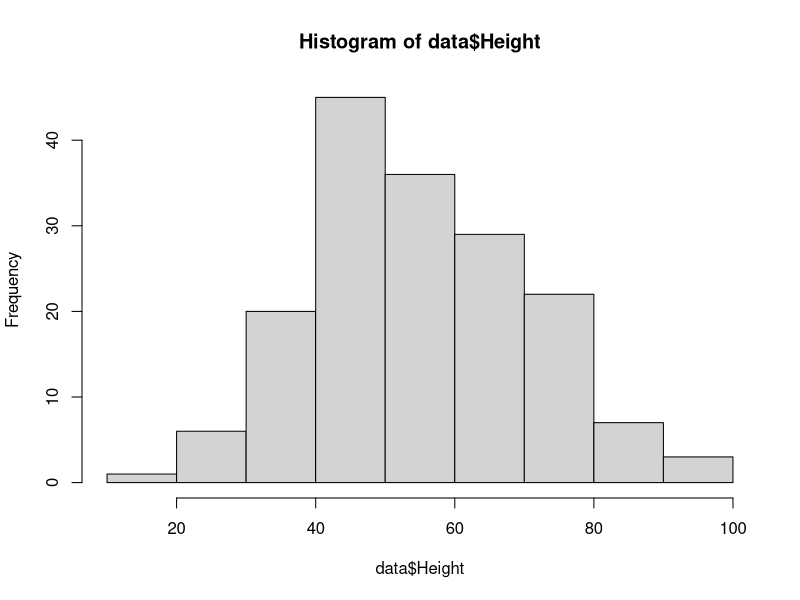
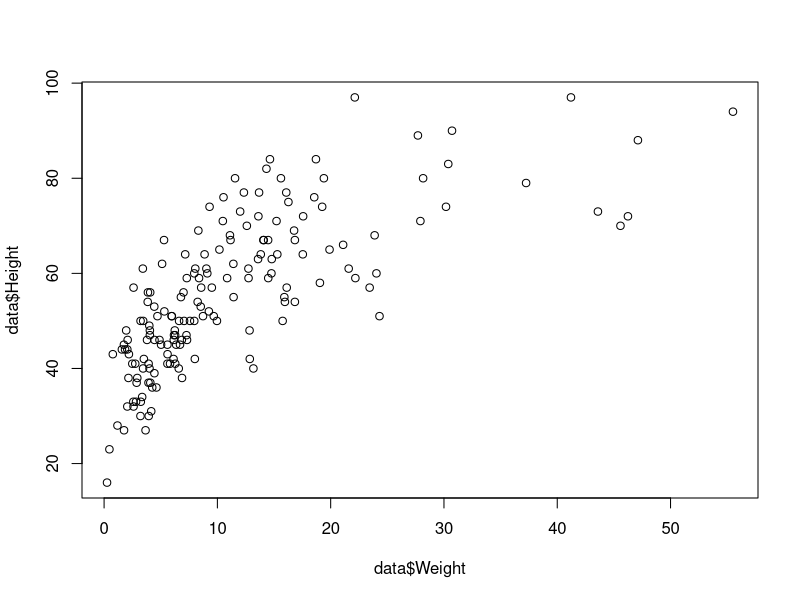
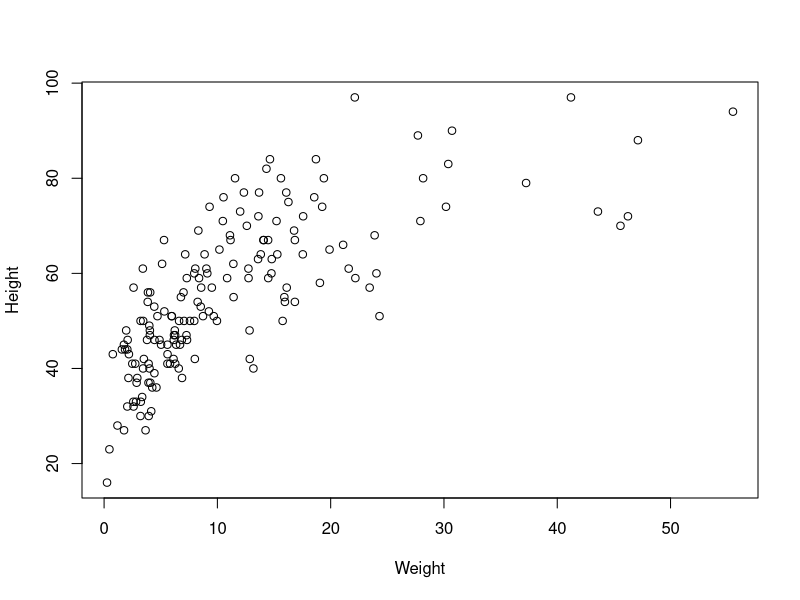
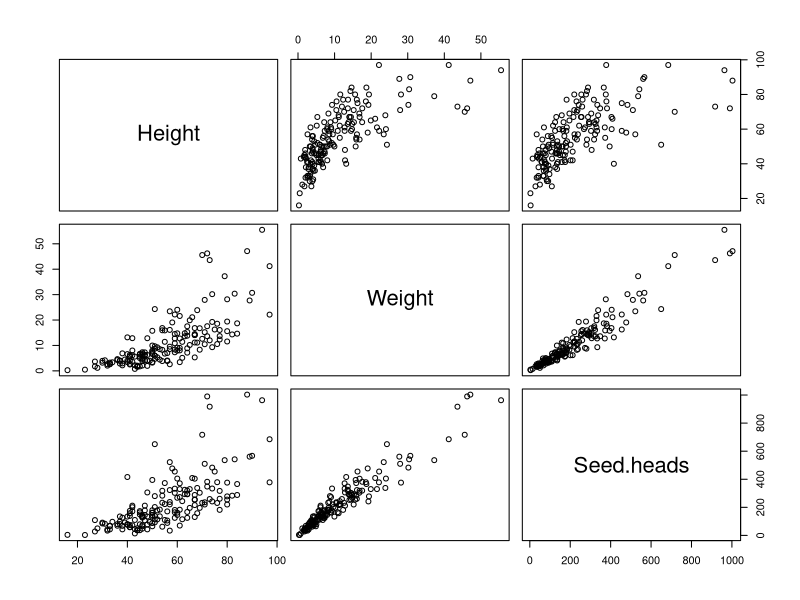

These charts were generated, in order, by the following R code:
## ---- chunk 1
knitr::opts_chunk$set(echo = TRUE)
## ---- chunk 2
file.exists("data/seed_root_herbivores.csv")
## ---- chunk 3

## ---- chunk 4
data<-read.csv("data/seed_root_herbivores.csv")
## ---- chunk 5
head(data) # looking at the first 6 lines of the data
## ---- chunk 6
class(data)
## ---- chunk 7
names(data)
## ---- chunk 8
nrow(data)
## ---- chunk 9
ncol(data)
## ---- chunk 10
length(data)
## ---- chunk 11
data2=read.table("data/seed_root_herbivores.txt",header=T,sep=";")
data2==data
## ---- chunk 12
data2 != data
## ---- chunk 13
tmp<-read.table("data/seed_root_herbivores.txt",sep=";")
head(tmp)
## ---- chunk 14
summary(data)
## ---- chunk 15
data$Plot
## ---- chunk 16
data[["Plot"]]
## ---- chunk 17
v<-"Plot"
## ---- chunk 18
data[[v]]
## ---- chunk 19
head(data["Plot"])
## ---- chunk 20
head(data["Plot","Weight"])
## ---- chunk 21
data.sub<-data[c("Plot","Weight")]
## ---- chunk 22
hist(data$Height)
## ---- chunk 23
plot(data$Weight,data$Height)
## ---- chunk 24
plot(Height ~ Weight, data)
## ---- chunk 25
pairs(data[c("Height","Weight","Seed.heads")])
## ---- chunk 26
data[10,]
## ---- chunk 27
data[10:20,]
## ---- chunk 28
data[c(1,5,10),]
## ---- chunk 29
data.height<-data[[5]]
## ---- chunk 30
data.height<-data[,5]
## ---- chunk 31
data.height<-data$Height
data.height<-data[["height"]]
## ---- chunk 32
idx<-seq(1,nrow(data),by=2)
## ---- chunk 33
data.oddrows<-data[idx,]
## ---- chunk 34
nrow(data.oddrows)
## ---- chunk 35
nrow(data)
## ---- chunk 36
head(data.oddrows)
## ---- chunk 37
data != data2
## ---- chunk 38
data[20,]
## ---- chunk 39
data2[20,]
## ---- chunk 40
data.differ<-data$Height != data2$Height
## ---- chunk 41
data[data.differ,]
## ---- chunk 42
data2[data.differ,]
## ---- chunk 43
which(data.differ)
## ---- chunk 44
data.same<-data$Height == data2$Height
data[data.same,]
## ---- chunk 45
data[!data.differ,]
## ---- chunk 46
data[data$Plot == "plot-8",]
## ---- chunk 47
data[data$Height > 10 & data$Seed.herbivore,]
## ---- chunk 48
data[data$Plot == "plot-2" & data$Seed.herbivore & data$Root.herbivore,]
## ---- chunk 49
data[data$Height > 75 & (data$Seed.herbivore | data$Root.herbivore),]
## ---- chunk 50
idx.tall <- data$Height > 75
idx.herbivore <- data$Seed.herbivore | data$Root.herbivore
idx.select <- idx.tall & idx.herbivore
data[idx.select,]
## ---- chunk 51
subset(data,Height > 75 & (Seed.herbivore | Root.herbivore))
## ---- chunk 52
subset(data,idx.tall & (Seed.herbivore | Root.herbivore))
## ---- chunk 53
data$small.plant <- data$Height < 50
head(data)
## ---- chunk 54
data$small.plant <- NULL
head(data)
## ---- chunk 55
data[data$Seed.heads < 25,]
## ---- chunk 56
data$Seeds.per.head <- data$Seeds.in.25.heads /25
idx.few.heads <- data$Seed.heads < 25
data$Seeds.per.head[idx.few.heads] <- data$Seeds.in.25.heads[idx.few.heads]/data$Seed.heads[idx.few.heads]
## ---- chunk 57
alternative <- data$Seeds.in.25.heads / pmin(data$Seed.heads,25)
alternative == data$Seeds.per.head
## ---- chunk 58
all(alternative == data$Seeds.per.head)
## ---- chunk 59
x <- c("a","b","c","d","e")
## ---- chunk 60
x[c(1,2,2,3,3,3,4,4,4,4,5,5,5,5,5)]
## ---- chunk 61
x[rep(1:5,1:5)]
